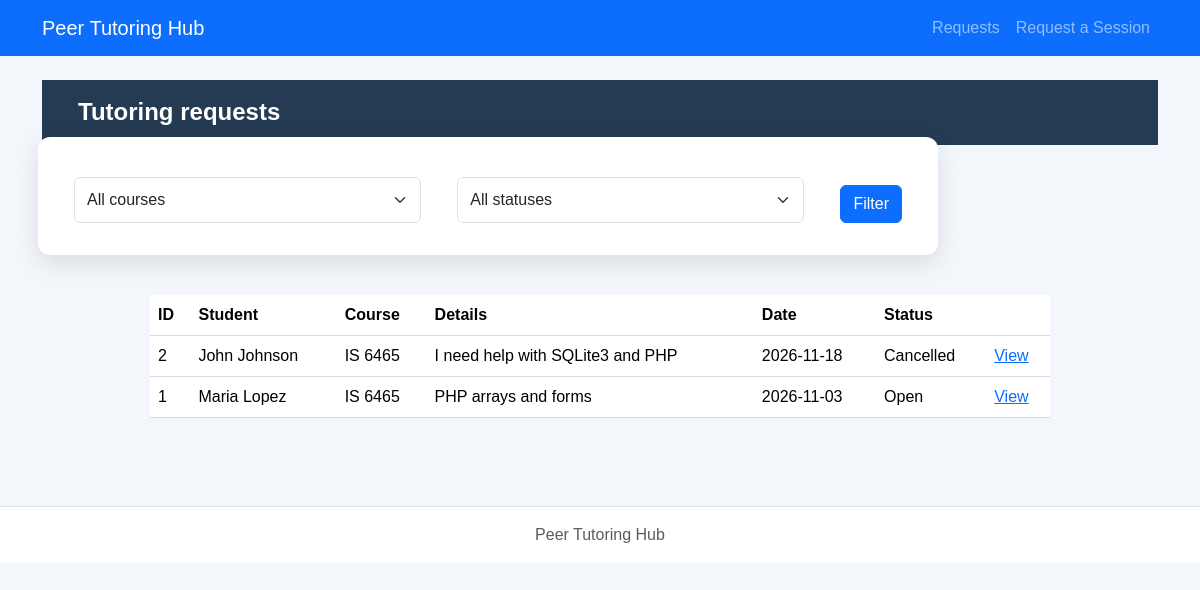
/php/requests.php, run on the app's committed database.
### tables this page shows
CREATE TABLE tutoring_requests (
    request_id INTEGER PRIMARY KEY,
    student_id INTEGER NOT NULL,
    course TEXT NOT NULL,
    topic TEXT NOT NULL,
    preferred_date TEXT NOT NULL,
    preferred_time TEXT NOT NULL,
    status TEXT NOT NULL DEFAULT 'Open'
        CHECK (status IN ('Open', 'Cancelled', 'Assigned', 'Completed')),
    created_at TEXT NOT NULL DEFAULT CURRENT_TIMESTAMP,
    FOREIGN KEY (student_id) REFERENCES students(student_id)
);

CREATE TABLE students (
    student_id INTEGER PRIMARY KEY,
    student_name TEXT NOT NULL,
    student_email TEXT NOT NULL UNIQUE
);

### config/db.php (called while the page is built)
<?php
function openDatabase($path = null) {
    if ($path === null) {
        $path = dirname(__DIR__) . '/database/tutoring.db';
    }
    $pdo = new PDO('sqlite:' . $path);
    $pdo->setAttribute(PDO::ATTR_ERRMODE, PDO::ERRMODE_EXCEPTION);
    $pdo->setAttribute(PDO::ATTR_DEFAULT_FETCH_MODE, PDO::FETCH_ASSOC);
    $pdo->exec('PRAGMA foreign_keys = ON');
    return $pdo;
}

### repositories/requestPDO.php (called while the page is built, shortened)
<?php
function listRequests($pdo, $course = '', $status = '') {
    $sql='SELECT r.*,s.student_name FROM tutoring_requests r JOIN students s ON r.student_id=s.student_id WHERE 1=1';$args=[];
    $sql.=' ORDER BY r.request_id DESC';$stmt=$pdo->prepare($sql);$stmt->execute($args);return $stmt->fetchAll();
}

### services/requestService.php (called while the page is built, shortened)
<?php
require_once dirname(__DIR__).'/repositories/requestPDO.php';
function escapeHtml($v) {return htmlspecialchars((string)$v,ENT_QUOTES,'UTF-8');}
function decodeTopic($topic) {
    $v=json_decode($topic,true);
    return is_array($v)&&isset($v['reason'])&&is_array($v['topics']??null) ? $v : ['reason'=>$topic,'topics'=>[]];
}

### php/requests.php (the view, shortened to what this page needs)
<?php
require_once __DIR__.'/../config/db.php';require_once __DIR__.'/../services/requestService.php';
$course=trim((string)($_GET['course']??''));$status=(string)($_GET['status']??'');
$rows=listRequests(openDatabase(),$course,$status);
require __DIR__.'/../includes/header.php';require __DIR__.'/../includes/nav.php';?>
<main class="container py-4"><h1>Tutoring requests</h1>
<form method="get" class="row g-2 mb-3"><div class="col"><select class="form-select" name="course"><option value="">All courses</option></select></div><div class="col"><select class="form-select" name="status"><option value="">All statuses</option></select></div><div class="col-auto"><button class="btn btn-primary">Filter</button></div></form>
<?php if(!$rows):?><p>No matching requests.</p><?php else:?><table class="table"><thead><tr><th>ID</th><th>Student</th><th>Course</th><th>Details</th><th>Date</th><th>Status</th><th></th></tr></thead><tbody><?php foreach($rows as $r):$topic=decodeTopic($r['topic']);?><tr><td><?= (int)$r['request_id']?></td><td><?=escapeHtml($r['student_name'])?></td><td><?=escapeHtml($r['course'])?></td><td><?=escapeHtml($topic['reason'])?></td><td><?=escapeHtml($r['preferred_date'])?></td><td><?=escapeHtml($r['status'])?></td><td><a href="request-details.php?request_id=<?=(int)$r['request_id']?>">View</a></td></tr><?php endforeach;?></tbody></table><?php endif;?></main><?php require __DIR__.'/../includes/footer.php';?>

### includes/header.php (shortened to what this page needs)
<!doctype html>
<html lang="en">
<head>
  <link href="https://cdn.jsdelivr.net/npm/bootstrap@5.3.3/dist/css/bootstrap.min.css" rel="stylesheet">
  <link rel="stylesheet" href="../css/styles.css">
</head>
<body>

### includes/nav.php
<nav class="navbar navbar-expand-lg navbar-dark bg-primary">
  <div class="container">
    <a class="navbar-brand" href="../index.php">Peer Tutoring Hub</a>
    <div class="navbar-nav">
      <a class="nav-link" href="requests.php">Requests</a>
      <a class="nav-link" href="request-form.php">Request a Session</a>
    </div>
  </div>
</nav>

### includes/footer.php (shortened to what this page needs)
<footer class="border-top mt-5 py-3 text-center text-muted">
  <div class="container">Peer Tutoring Hub</div>
</footer>
</body>
</html>

### css/styles.css (style rules this page uses)
* { box-sizing: border-box; }
body { margin: 0; min-height: 100vh; font-family: Arial, Helvetica, sans-serif; color: #1f2937; background-color: #f3f6fa; }
h1 { margin: 0; padding: 18px 36px; color: #ffffff; font-size: 24px; font-weight: 700; background-color: #243b53; }
main form { max-width: 900px; margin: 42px auto; padding: 32px; display: grid; grid-template-columns: 1fr 1fr; gap: 18px 28px; background-color: #ffffff; border-radius: 12px; box-shadow: 0 8px 24px rgba(31, 41, 55, 0.12); }
main form input:not([type="checkbox"]):not([type="radio"]), main form select, main form textarea { width: 100%; min-height: 46px; padding: 10px 14px; color: #374151; font: inherit; background-color: #ffffff; border: 1px solid #aeb8c5; border-radius: 8px; }
main form button { grid-column: 1 / -1; grid-row: 6; justify-self: start; margin-top: 8px; padding: 13px 26px; color: #ffffff; font-size: 16px; font-weight: 700; background-color: #d60000; border: 0; border-radius: 8px; cursor: pointer; }
table { width: calc(100% - 80px); max-width: 900px; margin: 40px auto; border-collapse: collapse; background-color: #ffffff; }
th, td { padding: 14px 16px; text-align: left; border-bottom: 1px solid #d6dbe2; }
th { background-color: #eef1f4; }
footer { padding: 22px; color: #52606d; text-align: center; background-color: #ffffff; border-top: 1px solid #d6dbe2; }

### data on the page
tutoring_requests: request_id "2", student.student_name "John Johnson", course "IS 6465", topic "I need help with SQLite3 and PHP", preferred_date "2026-11-18", status "Cancelled"
tutoring_requests: request_id "1", student.student_name "Maria Lopez", course "IS 6465", topic "PHP arrays and forms", preferred_date "2026-11-03", status "Open"
